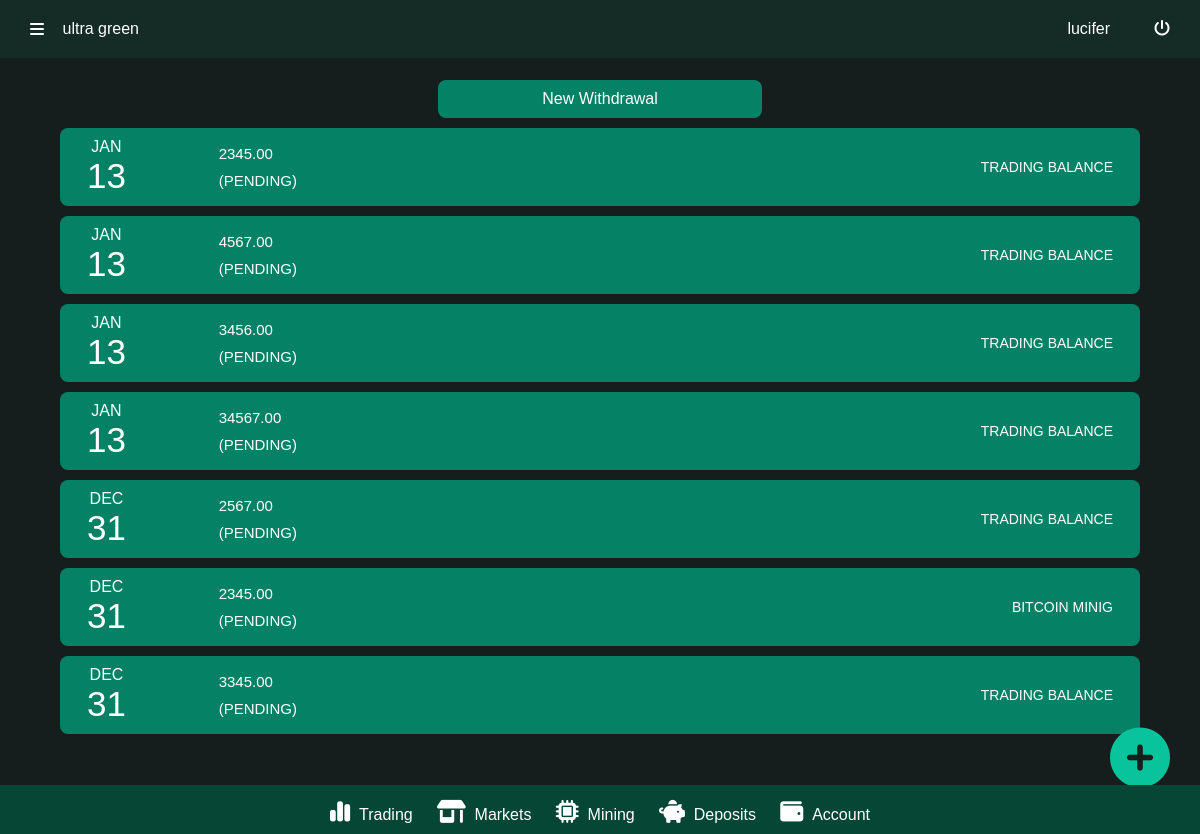
Page /withdraw/history (signed in) on the earlier database version.
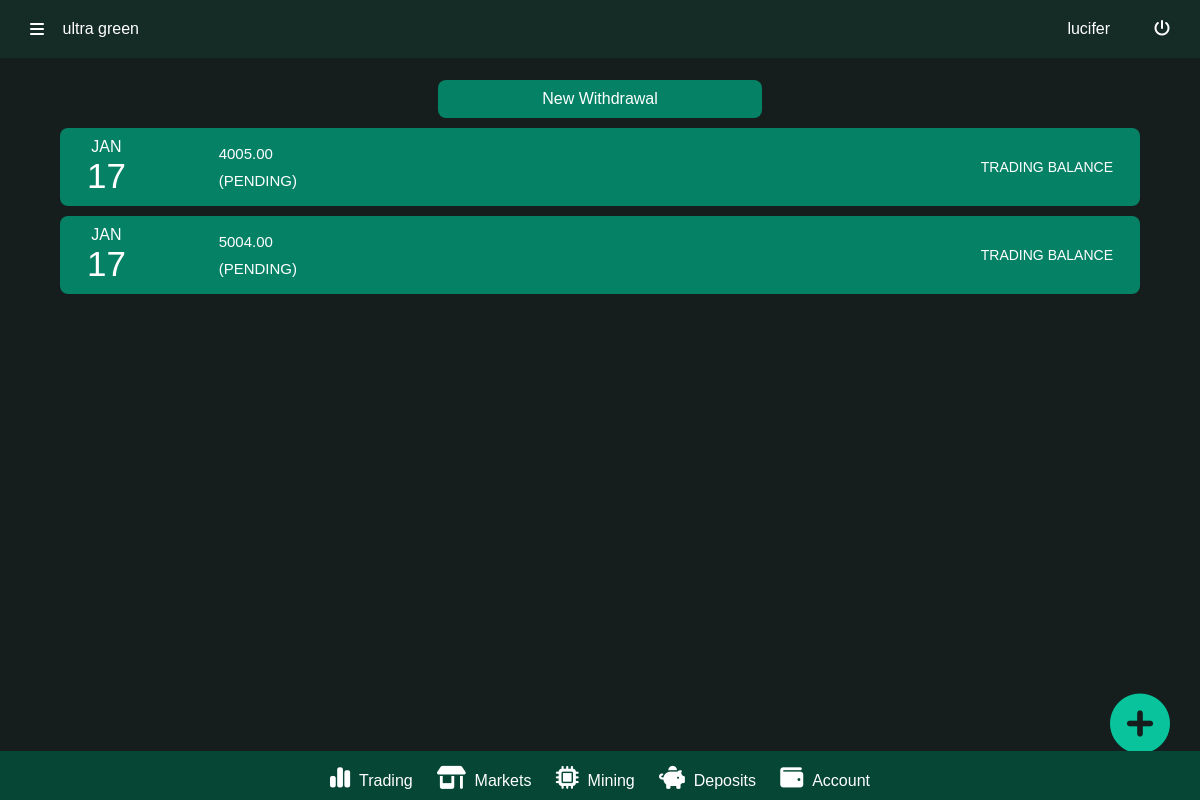
Same page on the later database version.
### Green/models.py (models this page shows, shortened)
class Withdraw(models.Model):
    ammount = models.DecimalField(max_digits=999,blank=False,null=False,decimal_places=2,validators=[MinValueValidator(500.00)])
    fromacc = models.CharField(max_length=100,blank=False,null=False,choices=DEPOSIT_TO,default=1) # type: ignore
    wallet = models.CharField(max_length = 200,blank=True,null=True,choices=PAYMETHOD,default=1) # type: ignore
    account_name = models.CharField(max_length = 200,blank=True,null=True,default="None")
    account_number = models.CharField(max_length = 200,blank=True,null=True,default="None")
    address = models.CharField(max_length=500,blank=True,null=True)
    paypal = models.EmailField(blank=True,null=True,default="none@ultragreen.com")
    bank_name = models.CharField(max_length = 200,blank=True,null=True,default="None")
    cashapp = models.CharField(max_length = 200,blank=True,null=True,default="None")
    status = models.BooleanField(default=False)
    date_created = models.DateTimeField(auto_now_add=True)
    user          = models.ForeignKey(Userer , default=1 , null=True, on_delete=models.SET_NULL)
    class Meta:
        ordering=("-date_created",)

### Green/views.py (the view)
# urls.py: path('withdraw/history', views.whistory,name="whistory"),
def whistory(request):
    if request.user.is_authenticated:
        profile  = Photo.objects.filter(user=request.user).first()
        mywidthdraw = Withdraw.objects.filter(user=request.user)
        test = []
        for obj in mywidthdraw:
            test.append(1)
        return render(request,"withdraw_intro.html",{"history":mywidthdraw,"test":len(test),"pic":profile})
    else:
        return redirect(f"{settings.LOGIN_URL}?next={request.path}")

### templates/withdraw_intro.html (shortened to what this page needs)
{% load static %}
<!DOCTYPE html>
<html lang="en">
<head>
    <link rel="stylesheet" href="{% static 'css/traders.css' %}">
    <link rel="stylesheet" href="{% static 'css/deposit.css' %}">
    <link rel="stylesheet" href="{% static 'css/nav.css' %}">
    <link rel="stylesheet" href="{% static 'css/nav.css' %}">
    <link rel="stylesheet" href="https://cdnjs.cloudflare.com/ajax/libs/font-awesome/6.5.1/css/all.min.css">
    <link rel="stylesheet" href="{% static 'fontawesome-free-6.4.0-web/css/all.css' %}">
</head>
<body>
    {% include "top_nav.html" %}
    <div id="main">
        <div id="main2" onclick="CloseNav()">
            <div id="main3">
               <a href={% url "withdraw" %} class="deposit-history" id="withdraw-btn" style="text-decoration:none;margin-bottom:10px;width:30%">New Withdrawal</a>
               <div id="deposit-history">
                    {% for obj in history %}
                    <a href="#" class="deposit-history">
                        <div class="deposit-history-con">
                            <div class="part1">
                                <div class="history-date">
                                    <text class="month">{{obj.date_created|date:"M"|upper}}</text>
                                    <text class="date">{{obj.date_created|date:"d"}}</text>
                                </div>
                                <div class="deposit-info">
                                    <text class="amount">{{obj.ammount}}</text>
                                    {% if obj.status == True %}
                                    <text class="status">Confirmed</text>
                                    {% else %}
                                    <text class="status">(PENDING)</text>
                                    {% endif %}
                                </div>
                            </div>
                            <text class="coin">{{obj.fromacc}}</text>
                        </div>
                    </a>
                    {% endfor %}
               </div>
               <a href={% url "withdraw" %} class="deposit"><i class="fa-solid fa-circle-plus"></i></a>
            </div>
        </div>
    </div>
    {% include "bottom_nav.html" %}
</body>
</html>

### templates/top_nav.html
<nav id="top-nav">
    <div id="top-nav-con">
        <div id="nav-col1">
            <i class="fa-solid nav-icon fa-bars" onclick="OpenNav()" id="nav-ctrl"></i>&nbsp;&nbsp;&nbsp;&nbsp;<text id="logo">ultra green</text>
        </div>
        <div id="nav-col2">
            <text id="name">{{request.user}}</text>
            <div id="logout"><a style="text-decoration:none;color:white" href={% url "logout" %}><i class="fa-solid fa-power-off"></i></a></div>
        </div>
    </div>
</nav>

### templates/bottom_nav.html
<div id="footer-nav">
    <div id="footer-nav-con">
        <a href={% url "dashboard" %} class="footer-link"><i class="fa-solid footer-icon fa-chart-simple"></i>&nbsp;&nbsp;<text class="footer-link-text">Trading</text></a>
        <a href={% url "market" "CRYPTO" %} class="footer-link"><i class="fa-solid footer-icon fa-shop"></i>&nbsp;&nbsp;<text class="footer-link-text">Markets</text></a>
        <a href={% url "mining" %} class="footer-link"><i class="fa-solid footer-icon fa-microchip"></i>&nbsp;&nbsp;<text class="footer-link-text">Mining</text></a>
        <a href={% url "deposit" %} class="footer-link"><i class="fa-solid footer-icon fa-piggy-bank"></i>&nbsp;&nbsp;<text class="footer-link-text">Deposits</text></a>
        <a href={% url "account" %} class="footer-link"><i class="fa-solid footer-icon fa-wallet"></i>&nbsp;&nbsp;<text class="footer-link-text">Account</text></a>
    </div>
</div>

### static/css/traders.css (style rules this page uses)
body { display: flex; flex-direction: column; align-items: center; margin: 0%; font-family: sans-serif; background-color: #151e1c; }
#top-nav { position: fixed; width: 100%; padding-top: 20px; padding-bottom: 20px; background-color: rgb(27, 19, 45); display: flex; flex-direction: column; align-items: center; z-index: 1; }
#top-nav-con { display: flex; flex-direction: row; justify-content: space-between; align-items: center; width: 95%; color: white; }
#nav-col1 { width: 109px; display: flex; flex-direction: row; align-items: center; justify-content: space-between; }
#nav-col2 { width: 9%; display: flex; flex-direction: row; align-items: center; justify-content: space-between; }
#main { padding-top: 80px; display: flex; flex-direction: row; justify-content: space-between; align-items: center; width: 100%; }
#main2 { display: flex; flex-direction: column; align-items: center; width: 100%; padding-bottom: 100px; }
#main3 { display: flex; flex-direction: column; align-items: center; width: 90%; }

### static/css/deposit.css (style rules this page uses)
#deposit-history { display: flex; flex-direction: column; align-items: center; width: 100%; gap: 10px; }
.deposit-history { width: 100%; border-radius: 8px; background-color: #058166; display: flex; flex-direction: column; align-items: center; padding-top: 10px; padding-bottom: 10px; color: white; text-decoration: none; }
.deposit-history-con { width: 95%; display: flex; flex-direction: row; align-items: center; justify-content: space-between; text-decoration: none; }
.part1 { display: flex; flex-direction: row; justify-content: space-between; align-items: center; width: 210px; }
.history-date { display: flex; flex-direction: column; align-items: center; }
.month { font-size: 16px; }
.date { font-size: 35px; }
.deposit-info { display: flex; flex-direction: column; gap: 10px; font-size: 15px; }
.coin { font-size: 14px; }
.deposit { text-decoration: none; font-size: 60px; position: fixed; bottom: 0; right: 0; margin-right: 30px; margin-bottom: 40px; color: #08c39b; }

### static/css/nav.css (style rules this page uses)
#top-nav { position: fixed; width: 100%; padding-top: 20px; padding-bottom: 20px; background-color: #152b25; display: flex; flex-direction: column; align-items: center; z-index: 1; }
#top-nav-con { display: flex; flex-direction: row; justify-content: space-between; align-items: center; width: 95%; color: white; }
#nav-col1 { width: 109px; display: flex; flex-direction: row; align-items: center; justify-content: space-between; }
#nav-col2 { width: 9%; display: flex; flex-direction: row; align-items: center; justify-content: space-between; }
#footer-nav { background-color: #054634; color: white; bottom: 0; width: 100%; position: fixed; display: flex; flex-direction: column; align-items: center; padding-top: 10px; padding-bottom: 10px; }
#footer-nav-con { display: flex; flex-direction: row; align-items: center; justify-content: space-between; width: 45%; }
.footer-link { color: white; padding-top: 5px; font-size: 16px; text-align: center; text-decoration: none; }
.footer-icon { font-size: 23px; }

Differences in the rows shown:
removed Withdraw: date_created "JAN", date_created "13", ammount "2345.00", status "(PENDING)", fromacc "TRADING BALANCE"
removed Withdraw: date_created "JAN", date_created "13", ammount "4567.00", status "(PENDING)", fromacc "TRADING BALANCE"
removed Withdraw: date_created "JAN", date_created "13", ammount "3456.00", status "(PENDING)", fromacc "TRADING BALANCE"
removed Withdraw: date_created "JAN", date_created "13", ammount "34567.00", status "(PENDING)", fromacc "TRADING BALANCE"
removed Withdraw: date_created "DEC", date_created "31", ammount "2567.00", status "(PENDING)", fromacc "TRADING BALANCE"
removed Withdraw: date_created "DEC", date_created "31", ammount "2345.00", status "(PENDING)", fromacc "BITCOIN MINIG"
removed Withdraw: date_created "DEC", date_created "31", ammount "3345.00", status "(PENDING)", fromacc "TRADING BALANCE"
added Withdraw: date_created "JAN", date_created "17", ammount "4005.00", status "(PENDING)", fromacc "TRADING BALANCE"
added Withdraw: date_created "JAN", date_created "17", ammount "5004.00", status "(PENDING)", fromacc "TRADING BALANCE"
